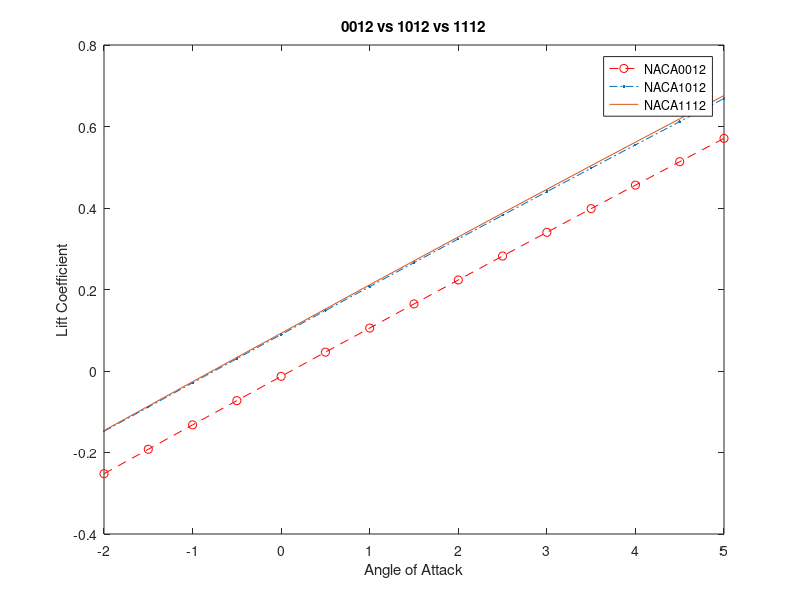

This figure's MATLAB source: (Note: this script raises an error after producing the figure.)
clc
clear all 


NACA0012=[-2,-0.2521,0.0088;
          -1.5,-0.1921,0.0053;
          -1,-0.1322,0.0028;
          -0.5,-0.0727,0.0014;
          0,-0.0131,0.0011;
          0.5,0.0463,0.0017;
          1,0.1054,0.0035;
          1.5,0.1646,0.0062;
          2,0.2234,0.0100;
          2.5,0.2821,0.0148;
          3,0.3403,0.0207;
          3.5,0.3984,0.0276;
          4,0.4561,0.0355;
          4.5,0.5137,0.0445;
          5,0.5709,0.0544];

NACA1012=[-2,-0.1479,0.0057;
          -1.5,-0.0886,0.0032;
          -1,-0.0290,0.0016;
          -0.5,0.0303,0.0011;
          0,0.0895,0.0016;
          0.5,0.1483,0.0032;
          1,0.2071,0.0058;
          1.5,0.2658,0.0094;
          2,0.3241,0.0141;
          2.5,0.3822,0.0198;
          3,0.4401,0.0265;
          3.5,0.4977,0.0343;
          4,0.5549,0.0431;
          4.5,0.6121,0.0529;
          5,0.6687,0.0638];
      
NACA1112=[-2,-0.1461,0.0063;
          -1.5,-0.0862,0.0038;
          -1,-0.0263,0.0023;
          -0.5,0.0333,0.0019;
          0,0.0927,0.0025;
          0.5,0.1522,0.0041;
          1,0.2115,0.0067;
          1.5,0.2703,0.0104;
          2,0.3290,0.0151;
          2.5,0.3876,0.0208;
          3,0.4458,0.0276;
          3.5,0.5039,0.0353;
          4,0.5615,0.0441;
          4.5,0.6189,0.0539;
          5,0.6760,0.0647];
figure(3);

plot(NACA0012(:,1),NACA0012(:,2),'--ro');

hold on
plot(NACA1012(:,1),NACA1012(:,2),'.-.');
hold off

hold on
plot(NACA1112(:,1),NACA1112(:,2));
hold off

xlabel('Angle of Attack')
ylabel('Lift Coefficient')
title('0012 vs 1012 vs 1112')
legend('NACA0012','NACA1012','NACA1112')
ax = gca;
ax.XAxisLocation = 'origin';
ax.YAxisLocation = 'origin';
box  off;

figure(4);

plot(NACA0012(:,1),NACA0012(:,3),'--ro');
ln.Color = [1 0 0];

hold on
plot(NACA1012(:,1),NACA1012(:,3),'.-.');
ln.Color = [0 1 0];
hold off

hold on
plot(NACA1112(:,1),NACA1112(:,3));
hold off

xlabel('Angle of Attack')
ylabel('Drag Coefficient')
title('0012 vs 1012 vs 1112')
legend('NACA0012','NACA1012','NACA1112')
ax = gca;
ax.XAxisLocation = 'origin';
ax.YAxisLocation = 'origin';
box  off;

figure(5);

plot(NACA0012(:,3),NACA0012(:,2),'--ro');

hold on
plot(NACA1012(:,3),NACA1012(:,2),'.-.');
hold off

hold on
plot(NACA1112(:,3),NACA1112(:,2));
hold off

xlabel('Drag Coefficient')
ylabel('Lift Coefficient')
title('Polar plot')
legend('NACA0012','NACA1012','NACA1112')
ax = gca;
ax.XAxisLocation = 'origin';
ax.YAxisLocation = 'origin';
box  off;